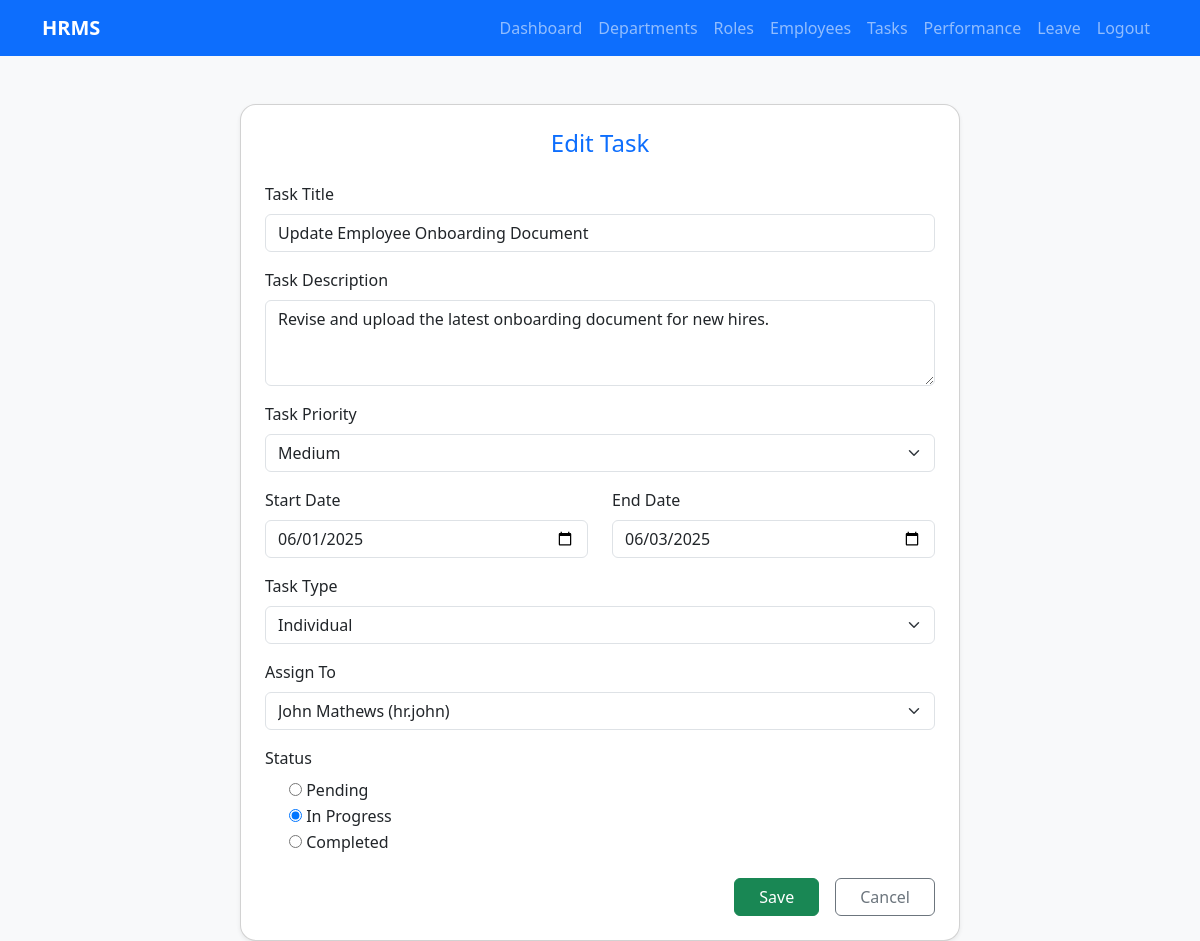
Screenshot of /departments/tasks/edit/1/ (signed in) with the database file from the repository.
### departments/models.py (models this page shows)
class Task(models.Model):
    TASK_PRIORITY_CHOICES = [
        ('High', 'High'),
        ('Medium', 'Medium'),
        ('Low', 'Low'),
    ]
    TASK_TYPE_CHOICES = [
        ('Individual', 'Individual'),
        ('Team', 'Team'),
    ]
    task_id = models.AutoField(primary_key=True)
    task_title = models.CharField(max_length=255)
    task_description = models.TextField()
    task_priority = models.CharField(max_length=20, choices=TASK_PRIORITY_CHOICES)
    task_type = models.CharField(max_length=20, choices=TASK_TYPE_CHOICES)
    start_date = models.DateField()
    end_date = models.DateField()
    created_at = models.DateTimeField(auto_now_add=True)
    updated_at = models.DateTimeField(auto_now=True)

class CustomUser(AbstractUser):
    employee_id = models.AutoField(primary_key=True)
    mobile = models.CharField(max_length=100)
    dept = models.ForeignKey(Department, on_delete=models.SET_NULL, null=True, blank=True)
    role = models.ForeignKey(Role, on_delete=models.SET_NULL, null=True, blank=True)
    reporting_manager = models.ForeignKey(
        'self',
        on_delete=models.SET_NULL,
        null=True,
        blank=True,
        related_name='subordinates'
    )
    date_of_joining = models.DateField(null=True, blank=True)
    created_at = models.DateTimeField(auto_now_add=True)
    updated_at = models.DateTimeField(auto_now=True)
    REQUIRED_FIELDS = ['email', 'first_name', 'last_name']
    def __str__(self):
        return f"{self.first_name} {self.last_name} ({self.username})"

class TaskAssignment(models.Model):
    STATUS_CHOICES = [
        ('Pending', 'Pending'),
        ('In Progress', 'In Progress'),
        ('Completed', 'Completed'),
    ]
    assignment_id = models.AutoField(primary_key=True)
    task = models.ForeignKey(Task, on_delete=models.CASCADE)
    employee = models.ForeignKey(CustomUser, on_delete=models.CASCADE)
    assigned_by = models.ForeignKey(CustomUser, on_delete=models.CASCADE, related_name='assigned_tasks')
    assigned_date = models.DateTimeField(auto_now_add=True)
    completed_at = models.DateTimeField(null=True, blank=True)
    status = models.CharField(max_length=20, choices=STATUS_CHOICES, default='Pending')

### departments/views.py (the view)
# urls.py: path('tasks/edit/<int:pk>/', views.task_edit, name='task_edit'),
@login_required
def task_edit(request, pk):
    assignment = get_object_or_404(TaskAssignment, pk=pk)
    task = assignment.task
    if request.method == 'POST':
        form = TaskForm(request.POST, instance=task)
        assign_form = TaskAssignmentForm(request.POST, instance=assignment, user=request.user)
        if form.is_valid() and assign_form.is_valid():
            task = form.save(commit=False)
            task.updated_at = timezone.now()
            task.save()
            assignment = assign_form.save(commit=False)
            assignment.task = task
            assignment.assigned_by = request.user
            assignment.save()
            messages.success(request, 'Task updated successfully.')
            return redirect('task_list')
    else:
        form = TaskForm(instance=task)
        assign_form = TaskAssignmentForm(instance=assignment, user=request.user)
    return render(request, 'departments/task_form.html', {
        'form': form,
        'assign_form': assign_form
    })

### departments/forms.py
class TaskForm(forms.ModelForm):
    class Meta:
        model = Task
        fields = ['task_title', 'task_description', 'task_priority', 'task_type', 'start_date', 'end_date']
        widgets = {
            'task_title': forms.TextInput(attrs={'class': 'form-control'}),
            'task_description': forms.Textarea(attrs={'class': 'form-control', 'rows': 3}),
            'task_priority': forms.Select(attrs={'class': 'form-select'}),
            'task_type': forms.Select(attrs={'class': 'form-select'}),
            'start_date': forms.DateInput(attrs={'type': 'date', 'class': 'form-control'}),
            'end_date': forms.DateInput(attrs={'type': 'date', 'class': 'form-control'}),
        }

class TaskAssignmentForm(forms.ModelForm):
    status = forms.ChoiceField(
        choices=STATUS_CHOICES,
        widget=forms.RadioSelect,  # 👈 this shows radio buttons
        initial='Pending'  # default value
    )
    class Meta:
        model = TaskAssignment
        fields = ['employee', 'status']
        widgets = {
            'employee': forms.Select(attrs={'class': 'form-select'}),
        }
    def __init__(self, *args, **kwargs):
        user = kwargs.pop('user', None)
        super().__init__(*args, **kwargs)
        if user:
            self.fields['employee'].queryset = CustomUser.objects.filter(reporting_manager=user)

### templates/departments/task_form.html (shortened to what this page needs)
{% extends 'departments/base.html' %}
{% load widget_tweaks %}
{% block content %}
<div class="container mt-5">
    <div class="row justify-content-center">
        <div class="col-md-8">
            <div class="card shadow-sm rounded-4 p-4">
                <h4 class="text-center mb-4 text-primary">
                    {% if form.instance.pk %}Edit{% else %}Create{% endif %} Task
                </h4>
                <form method="post">
                    <div class="mb-3">
                        <label class="form-label">Task Title</label>
                        {{ form.task_title|add_class:"form-control" }}
                    </div>
                    <div class="mb-3">
                        <label class="form-label">Task Description</label>
                        {{ form.task_description|add_class:"form-control" }}
                    </div>
                    <div class="mb-3">
                        <label class="form-label">Task Priority</label>
                        {{ form.task_priority|add_class:"form-select" }}
                    </div>
                    <div class="row">
                        <div class="col-md-6 mb-3">
                            <label class="form-label">Start Date</label>
                            {{ form.start_date|add_class:"form-control" }}
                        </div>
                        <div class="col-md-6 mb-3">
                            <label class="form-label">End Date</label>
                            {{ form.end_date|add_class:"form-control" }}
                        </div>
                    </div>
                    <div class="mb-3">
                        <label class="form-label">Task Type</label>
                        {{ form.task_type|add_class:"form-select" }}
                    </div>
                    <div class="mb-3">
                        <label class="form-label">Assign To</label>
                        {{ assign_form.employee|add_class:"form-select" }}
                    </div>
                    <div class="mb-3">
                            <label class="form-label">Status</label>
                            <div class="form-check">
                                <label class="form-check-label">
                                    {{ assign_form.status.0.tag }} {{ assign_form.status.0.choice_label }}
                                </label>
                            </div>
                            <div class="form-check">
                                <label class="form-check-label">
                                    {{ assign_form.status.1.tag }} {{ assign_form.status.1.choice_label }}
                                </label>
                            </div>
                            <div class="form-check">
                                <label class="form-check-label">
                                    {{ assign_form.status.2.tag }} {{ assign_form.status.2.choice_label }}
                                </label>
                            </div>
                    </div>
                    <div class="d-flex justify-content-end gap-3 mt-4">
                        <button type="submit" class="btn btn-success px-4">Save</button>
                        <a href="{% url 'task_list' %}" class="btn btn-outline-secondary px-4">Cancel</a>
                    </div>
                </form>
            </div>
        </div>
    </div>
</div>
{% endblock %}

### templates/departments/base.html (style rules this page uses)
body { background-color: #f8f9fa; }

### rows the page displays
Task: task_title "Update Employee Onboarding Document", task_description "Revise and upload the latest onboarding document for new hires.", task_priority "Medium", start_date "06/01/2025", end_date "06/03/2025", task_type "Individual"
CustomUser: employee "John Mathews (hr.john)"
TaskAssignment: status.1.choice_label "In Progress"

### other values shown
{{ assign_form.status.0.choice_label }} "Pending"
{{ assign_form.status.2.choice_label }} "Completed"
